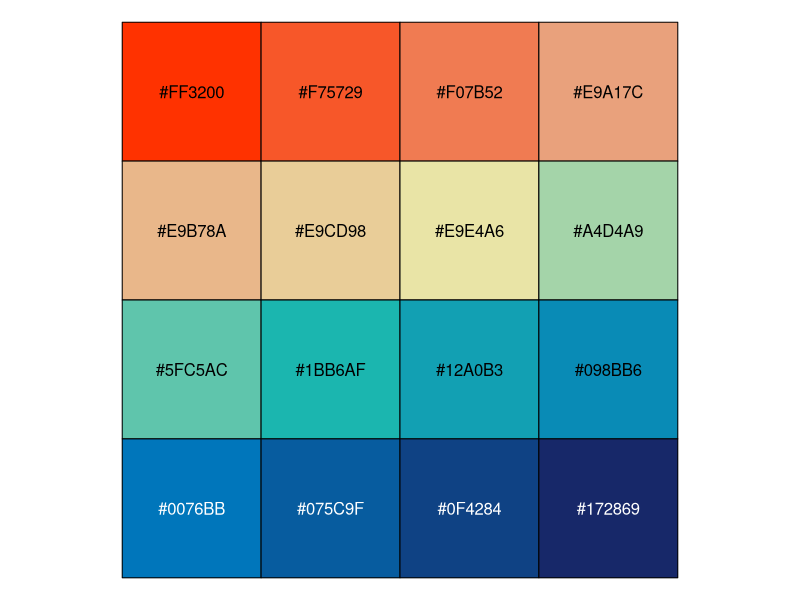
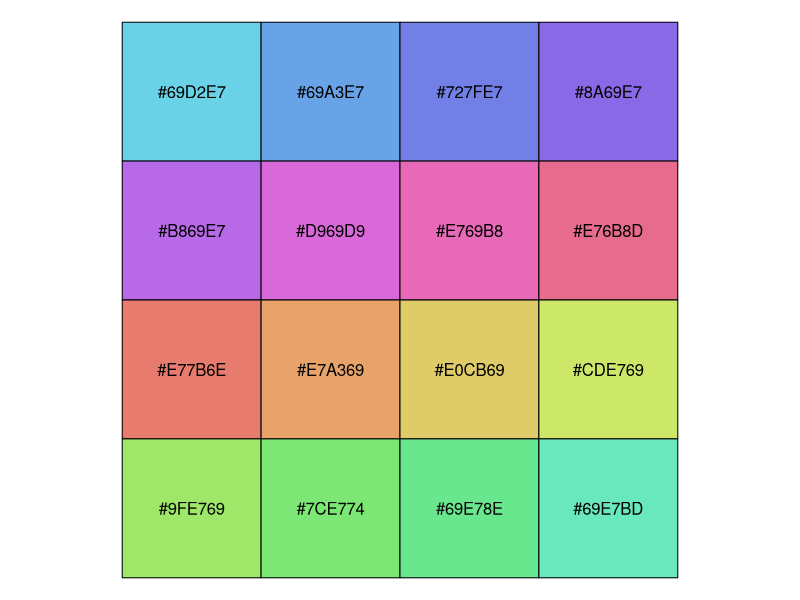
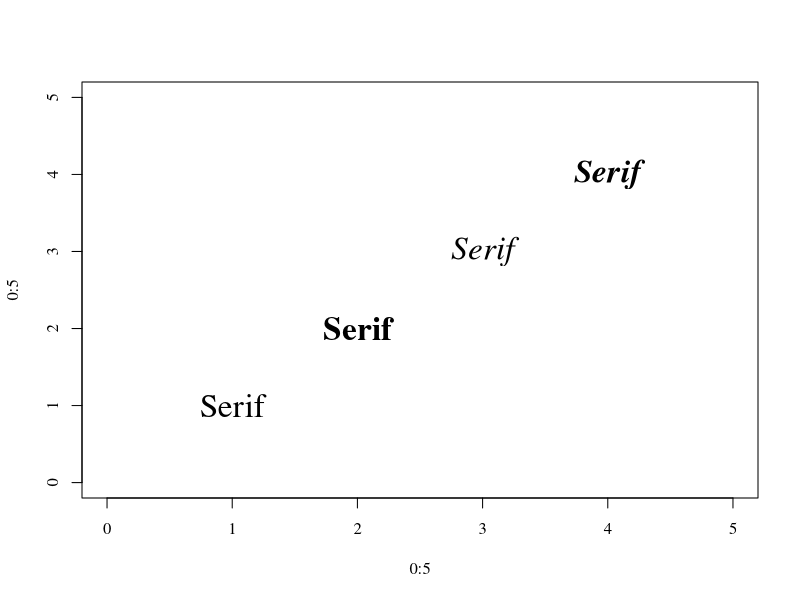
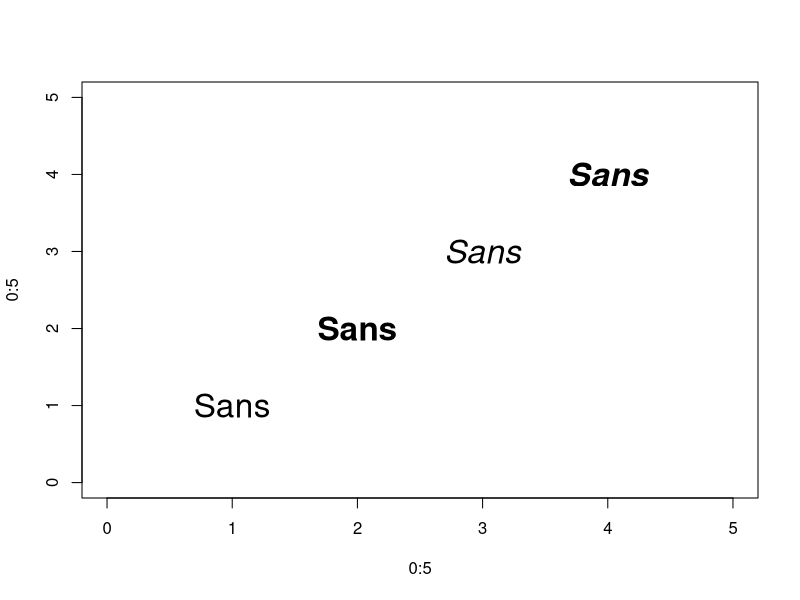

Write the R code that produced these figures, in order.
## ---- chunk 1
n <- 16
# Colors from https://github.com/johannesbjork/LaCroixColoR
color_pal <- c("#FF3200", "#E9A17C", "#E9E4A6", "#1BB6AF", "#0076BB", "#172869")
color_pals_1 <- (grDevices::colorRampPalette(color_pal))(n)
scales::show_col(colours = color_pals_1)
# colors in colortools from http://www.gastonsanchez.com/
fish_pal <- c("#69D2E7", "#6993E7", "#7E69E7", "#BD69E7", 
              "#E769D2", "#E76993", "#E77E69", "#E7BD69", 
              "#D2E769", "#93E769", "#69E77E", "#69E7BD")
color_pals_2 <- (grDevices::colorRampPalette(fish_pal))(n)
scales::show_col(colours = color_pals_2)
## ---- chunk 2
# library(showtext,quietly = TRUE)
# showtext.auto()
# pdf("google-fonts.pdf")
# font_add_google("Alegreya Sans", "aleg")
par(family = "serif")
plot(0:5,0:5, type="n")
text(1:4, 1:4, "Serif", font=1:4, cex = 2)
par(family = "sans")
plot(0:5,0:5, type="n")
text(1:4, 1:4, "Sans", font=1:4, cex = 2)
# dev.off()
